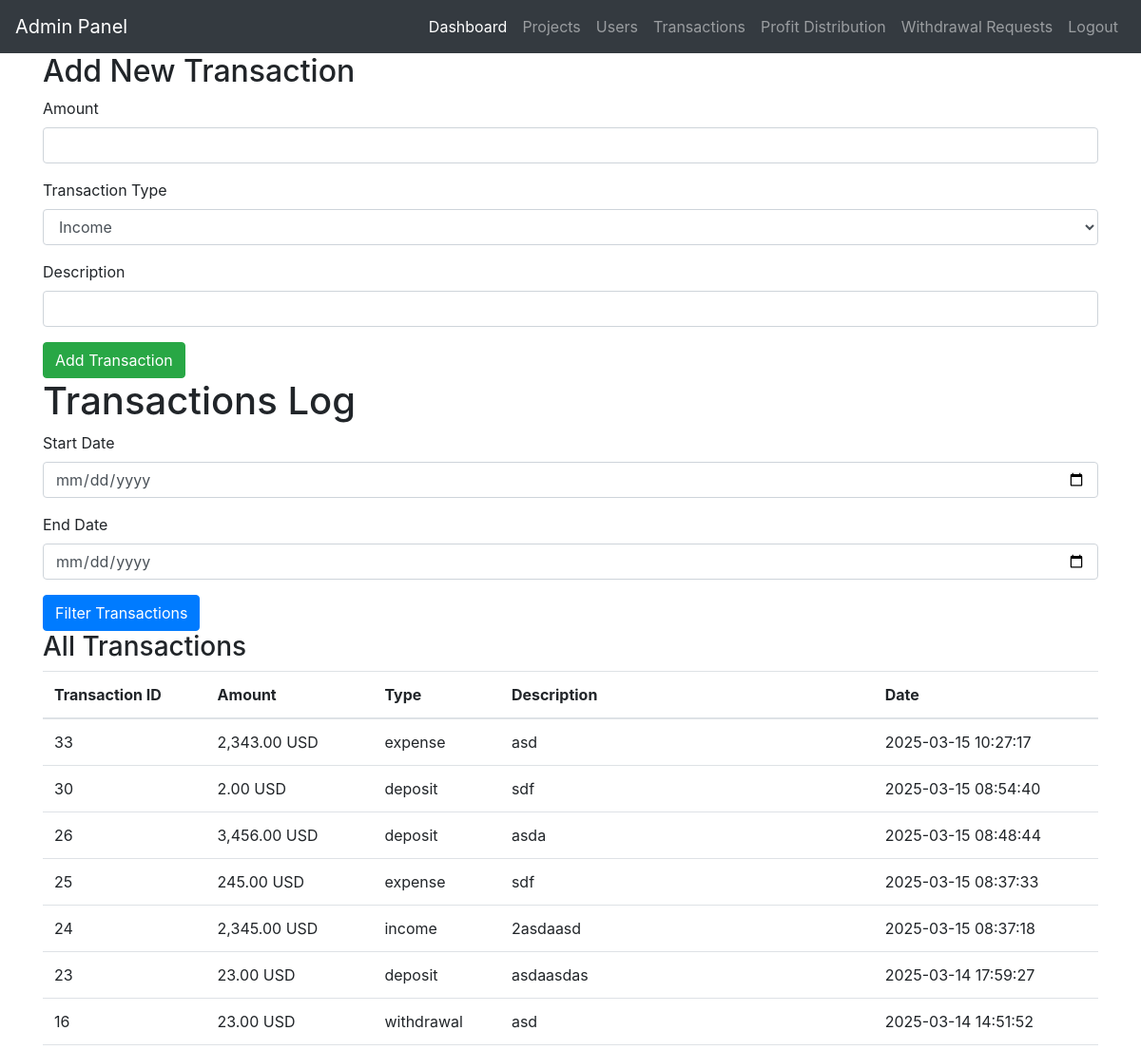
Page /admin1/transactions_log.php (upper part) on the earlier database version.
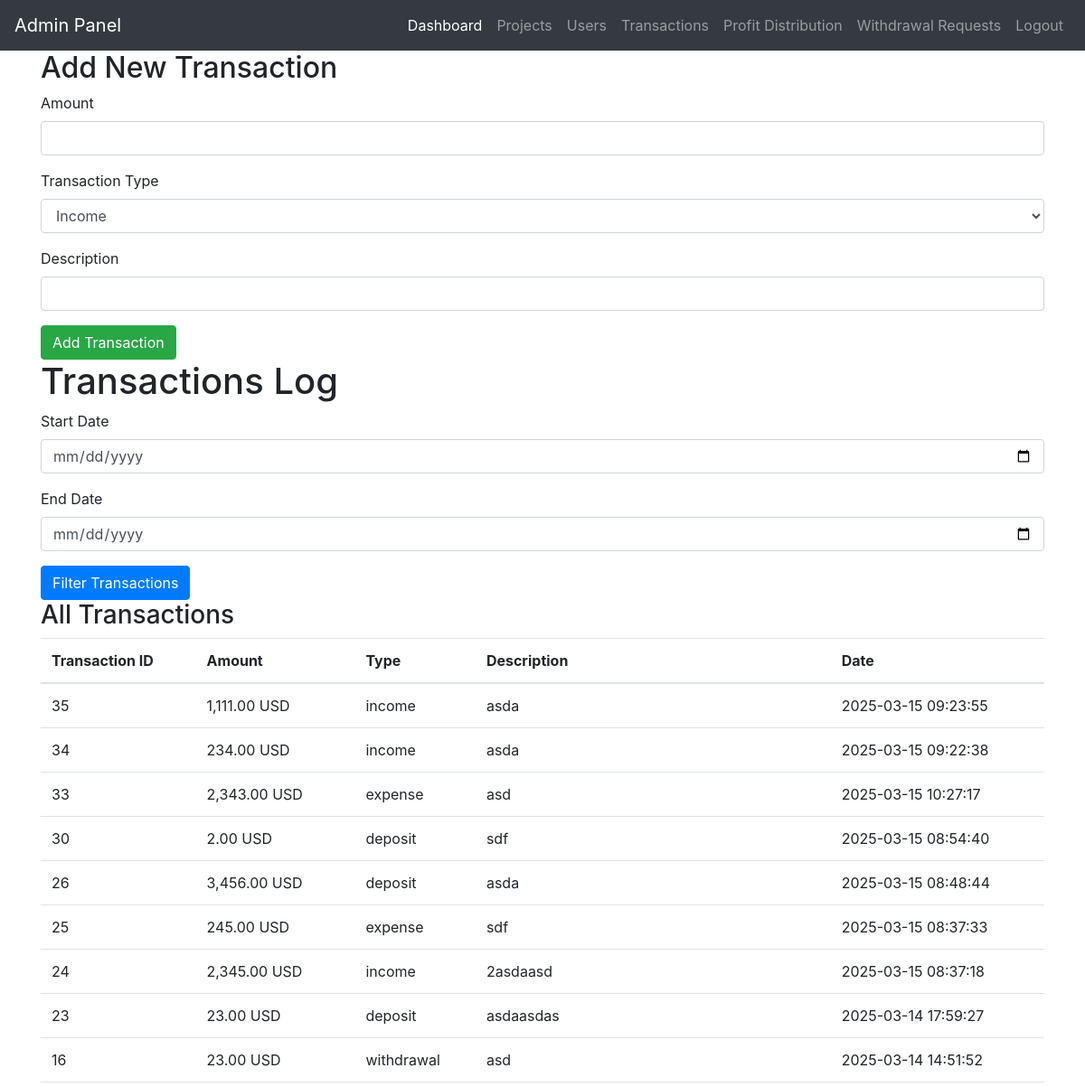
Same page on the later database version.
### tables this page shows
CREATE TABLE `transactions` (
  `transaction_id` int(11) NOT NULL,
  `user_id` int(11) DEFAULT NULL,
  `project_id` int(11) DEFAULT NULL,
  `amount` decimal(12,2) NOT NULL,
  `transaction_type` enum('income','expense','deposit','withdrawal') NOT NULL,
  `category` varchar(255) DEFAULT NULL,
  `description` text DEFAULT NULL,
  `transaction_date` timestamp NOT NULL DEFAULT current_timestamp(),
  `recorded_by` int(11) DEFAULT NULL
);

### admin1/transactions_log.php (the view, shortened to what this page needs)
<?php
include 'config.php';
$transactionQuery = "SELECT * FROM transactions ORDER BY transaction_id DESC";
$transactionResult = mysqli_query($conn, $transactionQuery);
?>
<?php include 'nav.php'; ?>
<!DOCTYPE html>
<html lang="en">
<head>
    <link rel="stylesheet" href="https://stackpath.bootstrapcdn.com/bootstrap/4.5.2/css/bootstrap.min.css">
</head>
<body>
<div class="container">
    <h2>Add New Transaction</h2>
    <form action="add_transaction.php" method="POST">
        <div class="form-group">
            <label for="amount">Amount</label>
            <input type="number" class="form-control" name="amount" id="amount" required>
        </div>
        <div class="form-group">
            <label for="transaction_type">Transaction Type</label>
            <select class="form-control" name="transaction_type" id="transaction_type" required>
                <option value="income">Income</option>
            </select>
        </div>
        <div class="form-group">
            <label for="description">Description</label>
            <input type="text" class="form-control" name="description" id="description" required>
        </div>
        <button type="submit" class="btn btn-success">Add Transaction</button>
    </form>
</div>
<div class="container">
    <h1>Transactions Log</h1>
    <form action="transactions_log.php" method="GET">
        <div class="form-group">
            <label for="start_date">Start Date</label>
            <input type="date" class="form-control" name="start_date" id="start_date">
        </div>
        <div class="form-group">
            <label for="end_date">End Date</label>
            <input type="date" class="form-control" name="end_date" id="end_date">
        </div>
        <button type="submit" class="btn btn-primary">Filter Transactions</button>
    </form>
    <h3>All Transactions</h3>
    <table class="table">
        <thead>
            <tr>
                <th>Transaction ID</th>
                <th>Amount</th>
                <th>Type</th>
                <th>Description</th>
                <th>Date</th>
            </tr>
        </thead>
        <tbody>
            <?php while ($transaction = mysqli_fetch_assoc($transactionResult)) { ?>
                <tr>
                    <td><?php echo $transaction['transaction_id']; ?></td>
                    <td><?php echo number_format($transaction['amount'], 2); ?> USD</td>
                    <td><?php echo $transaction['transaction_type']; ?></td>
                    <td><?php echo $transaction['description']; ?></td>
                    <td><?php echo $transaction['transaction_date']; ?></td>
                </tr>
            <?php } ?>
        </tbody>
    </table>
</div>
</body>
</html>

Differences in the rows shown:
added transactions: transaction_id "35", amount "1,111.00", transaction_type "income", description "asda", transaction_date "2025-03-15 09:23:55"
added transactions: transaction_id "34", amount "234.00", transaction_type "income", description "asda", transaction_date "2025-03-15 09:22:38"
